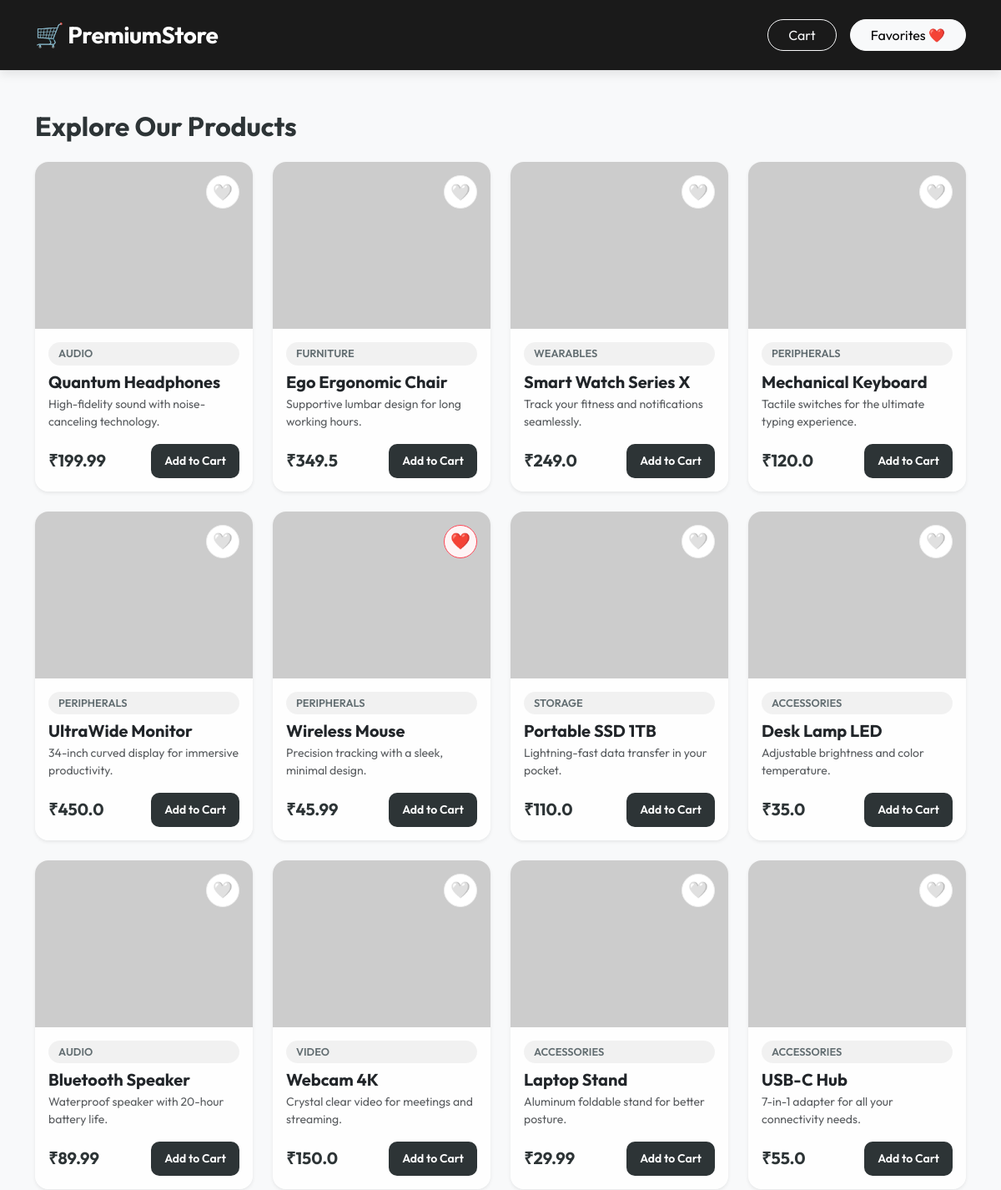
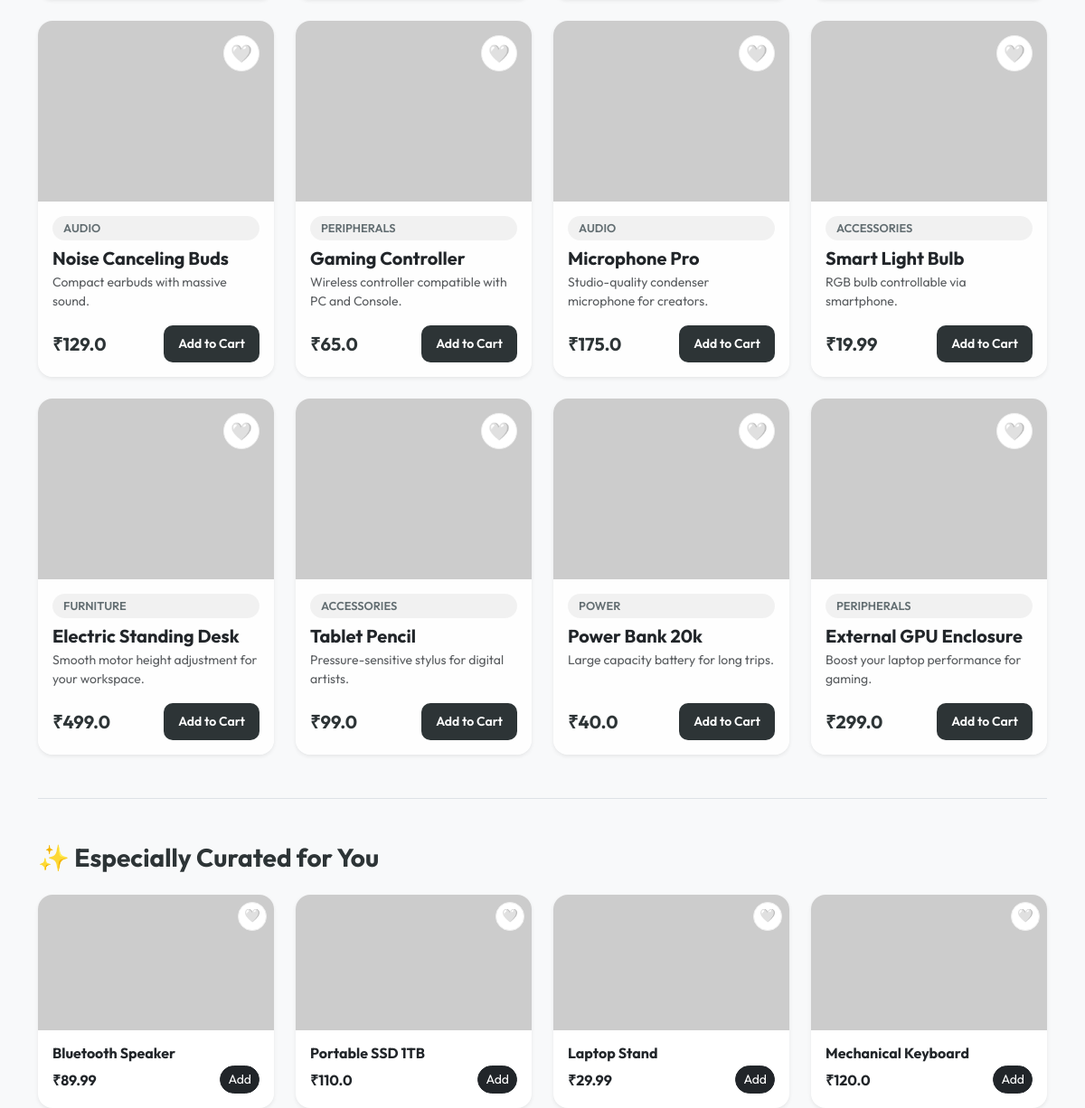
The page / on the database its author committed (2 pictures, top to bottom).
### store/models.py (models this page shows, shortened)
class Product(models.Model):
    name = models.CharField(max_length=200)
    price = models.FloatField()
    description = models.TextField()
    image = models.ImageField(upload_to='products/')
    category = models.CharField(max_length=100, default='Electronics')

### store/views.py (the view)
# urls.py: path('', views.product_list, name='product_list'),
def product_list(request):
    products = Product.objects.all()
    recommendations = recommend_products(request)
    if request.user.is_authenticated:
        liked_product_ids = UserInteraction.objects.filter(
            user=request.user, liked=True
        ).values_list('product_id', flat=True)
    else:
        liked_product_ids = UserInteraction.objects.filter(
            session_key=request.session.session_key, liked=True
        ).values_list('product_id', flat=True)
    return render(request, 'store/products.html', {
        'products': products,
        'recommendations': recommendations,
        'liked_product_ids': liked_product_ids
    })

### store/recommender.py (called while the page is built, shortened)
def recommend_products(request, top_n=4):
    user = request.user
    session_key = request.session.session_key
    if user.is_authenticated:
        interactions = UserInteraction.objects.filter(user=user, liked=True)
    elif session_key:
        interactions = UserInteraction.objects.filter(session_key=session_key, liked=True)
    else:
        interactions = UserInteraction.objects.none()
    if not interactions.exists():
        return Product.objects.all().order_by('?')[:top_n]

### store/templates/store/products.html
{% extends 'store/base.html' %}
{% block content %}
<h2 class="mb-4 fw-bold">Explore Our Products</h2>
<div class="row g-4">
{% for product in products %}
  <div class="col-md-4 col-lg-3">
    <div class="card h-100 shadow-sm border-0">
      <div class="position-relative">
        {% if "http" in product.image.name %}
            <img src="{{ product.image.name }}" class="card-img-top" alt="{{ product.name }}">
        {% else %}
            <img src="{{ product.image.url }}" class="card-img-top" alt="{{ product.name }}">
        {% endif %}
        <div class="position-absolute top-0 end-0 p-3">
            <a href="/like/{{ product.id }}/" class="btn-like {% if product.id in liked_product_ids %}active{% endif %}">
                {% if product.id in liked_product_ids %}❤️{% else %}🤍{% endif %}
            </a>
        </div>
      </div>
      <div class="card-body d-flex flex-column">
        <span class="badge-category mb-2 d-inline-block">{{ product.category }}</span>
        <h5 class="card-title fw-bold mb-1">{{ product.name }}</h5>
        <p class="card-text text-muted small mb-3">{{ product.description|truncatechars:80 }}</p>
        <div class="mt-auto d-flex justify-content-between align-items-center">
            <span class="price-tag">₹{{ product.price }}</span>
            <a href="/add-to-cart/{{ product.id }}/" class="btn btn-primary btn-sm px-3">Add to Cart</a>
        </div>
      </div>
    </div>
  </div>
{% endfor %}
</div>
{% if recommendations %}
<div class="mt-5 pt-5 border-top">
    <h3 class="mb-4 fw-bold">✨ Especially Curated for You</h3>
    <div class="row g-4">
    {% for product in recommendations %}
    <div class="col-md-3">
        <div class="card h-100 border-0 shadow-sm" style="background: #fff;">
        <div class="position-relative">
            {% if "http" in product.image.name %}
                <img src="{{ product.image.name }}" class="card-img-top" alt="{{ product.name }}" style="height: 150px;">
            {% else %}
                <img src="{{ product.image.url }}" class="card-img-top" alt="{{ product.name }}" style="height: 150px;">
            {% endif %}
            <div class="position-absolute top-0 end-0 p-2">
                <a href="/like/{{ product.id }}/" class="btn-like btn-sm {% if product.id in liked_product_ids %}active{% endif %}" style="width: 32px; height: 32px; font-size: 0.9rem;">
                    {% if product.id in liked_product_ids %}❤️{% else %}🤍{% endif %}
                </a>
            </div>
        </div>
        <div class="card-body p-3">
            <h6 class="fw-bold mb-1">{{ product.name }}</h6>
            <div class="d-flex justify-content-between align-items-center">
                <span class="fw-bold text-accent">₹{{ product.price }}</span>
                <a href="/add-to-cart/{{ product.id }}/" class="btn btn-dark btn-sm rounded-pill">Add</a>
            </div>
        </div>
        </div>
    </div>
    {% endfor %}
    </div>
</div>
{% endif %}
{% endblock %}

### store/templates/store/base.html (style rules this page uses)
:root { --primary-bg: #f8f9fa; --navbar-bg: #1a1a1a; --accent-color: #ff4757; --glass-bg: rgba(255, 255, 255, 0.8); }
body { font-family: 'Outfit', sans-serif; background-color: var(--primary-bg); color: #2d3436; }
.card { border: none; border-radius: 16px; transition: transform 0.3s ease, box-shadow 0.3s ease; overflow: hidden; background: var(--glass-bg); backdrop-filter: blur(5px); border: 1px solid rgba(255,255,255,0.2); }
.card img { height: 200px; object-fit: cover; transition: transform 0.5s ease; }
.btn-primary { background-color: #2d3436; border: none; border-radius: 10px; padding: 10px 20px; font-weight: 600; transition: all 0.3s ease; }
.btn-like { background: white; border: 1px solid #eee; border-radius: 50%; width: 40px; height: 40px; display: flex; align-items: center; justify-content: center; transition: all 0.3s cubic-bezier(0.175, 0.885, 0.32, 1.275); text-decoration: none; font-size: 1.2rem; }
.btn-like.active { color: var(--accent-color); border-color: var(--accent-color); background: #fff5f6; }
.badge-category { background: rgba(0,0,0,0.05); color: #636e72; padding: 4px 12px; border-radius: 20px; font-size: 0.8rem; text-transform: uppercase; font-weight: 600; }
.price-tag { font-size: 1.25rem; font-weight: 700; color: #2d3436; }

### rows shown on the page
Product: category "AUDIO", name "Quantum Headphones", description "High-fidelity sound with noise-canceling technology.", price "199.99"
Product: category "FURNITURE", name "Ego Ergonomic Chair", description "Supportive lumbar design for long working hours.", price "349.5"
Product: category "WEARABLES", name "Smart Watch Series X", description "Track your fitness and notifications seamlessly.", price "249.0"
Product: category "PERIPHERALS", name "Mechanical Keyboard", description "Tactile switches for the ultimate typing experience.", price "120.0"
Product: category "PERIPHERALS", name "UltraWide Monitor", description "34-inch curved display for immersive productivity.", price "450.0"
Product: category "PERIPHERALS", name "Wireless Mouse", description "Precision tracking with a sleek, minimal design.", price "45.99"
Product: category "STORAGE", name "Portable SSD 1TB", description "Lightning-fast data transfer in your pocket.", price "110.0"
Product: category "ACCESSORIES", name "Desk Lamp LED", description "Adjustable brightness and color temperature.", price "35.0"
Product: category "AUDIO", name "Bluetooth Speaker", description "Waterproof speaker with 20-hour battery life.", price "89.99"
Product: category "VIDEO", name "Webcam 4K", description "Crystal clear video for meetings and streaming.", price "150.0"
Product: category "ACCESSORIES", name "Laptop Stand", description "Aluminum foldable stand for better posture.", price "29.99"
Product: category "ACCESSORIES", name "USB-C Hub", description "7-in-1 adapter for all your connectivity needs.", price "55.0"
Product: category "AUDIO", name "Noise Canceling Buds", description "Compact earbuds with massive sound.", price "129.0"
Product: category "PERIPHERALS", name "Gaming Controller", description "Wireless controller compatible with PC and Console.", price "65.0"
Product: category "AUDIO", name "Microphone Pro", description "Studio-quality condenser microphone for creators.", price "175.0"
Product: category "ACCESSORIES", name "Smart Light Bulb", description "RGB bulb controllable via smartphone.", price "19.99"
Product: category "FURNITURE", name "Electric Standing Desk", description "Smooth motor height adjustment for your workspace.", price "499.0"
Product: category "ACCESSORIES", name "Tablet Pencil", description "Pressure-sensitive stylus for digital artists.", price "99.0"
Product: category "POWER", name "Power Bank 20k", description "Large capacity battery for long trips.", price "40.0"
Product: category "PERIPHERALS", name "External GPU Enclosure", description "Boost your laptop performance for gaming.", price "299.0"
